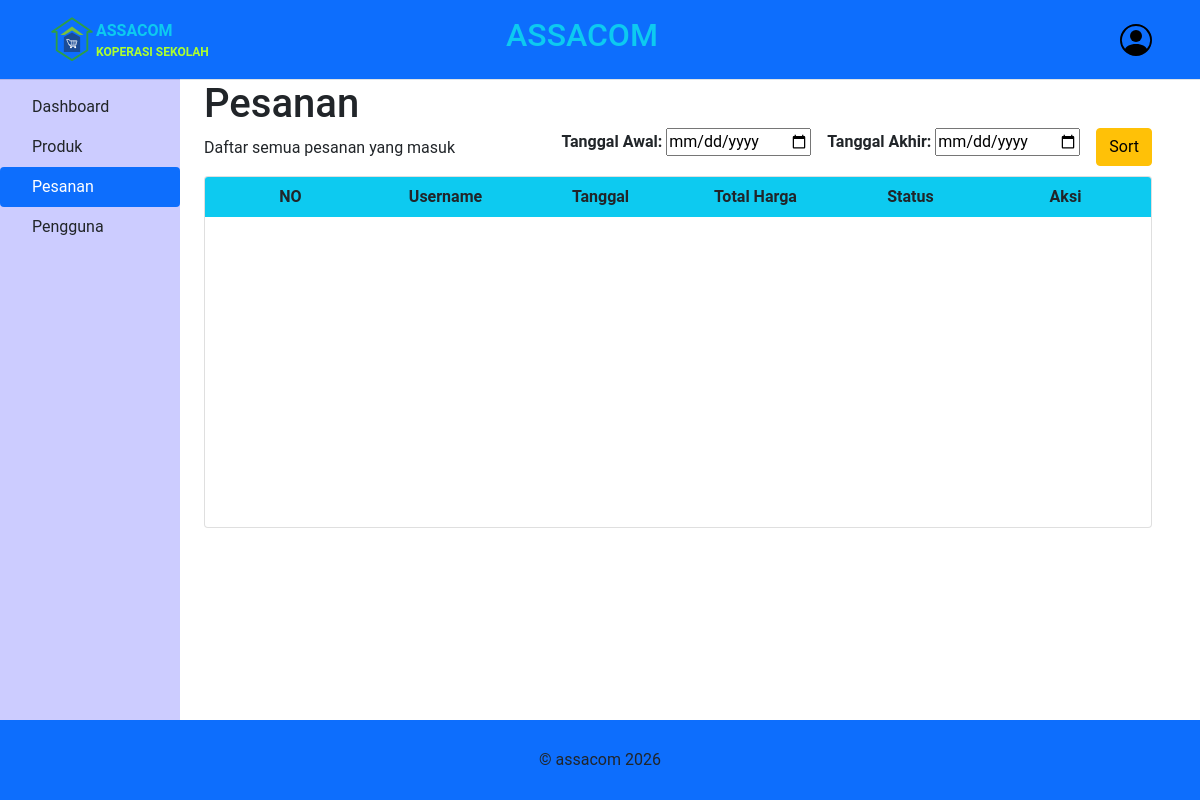
/main/admin/pesanan/index.php (signed in), run on an earlier commit of the app's database.
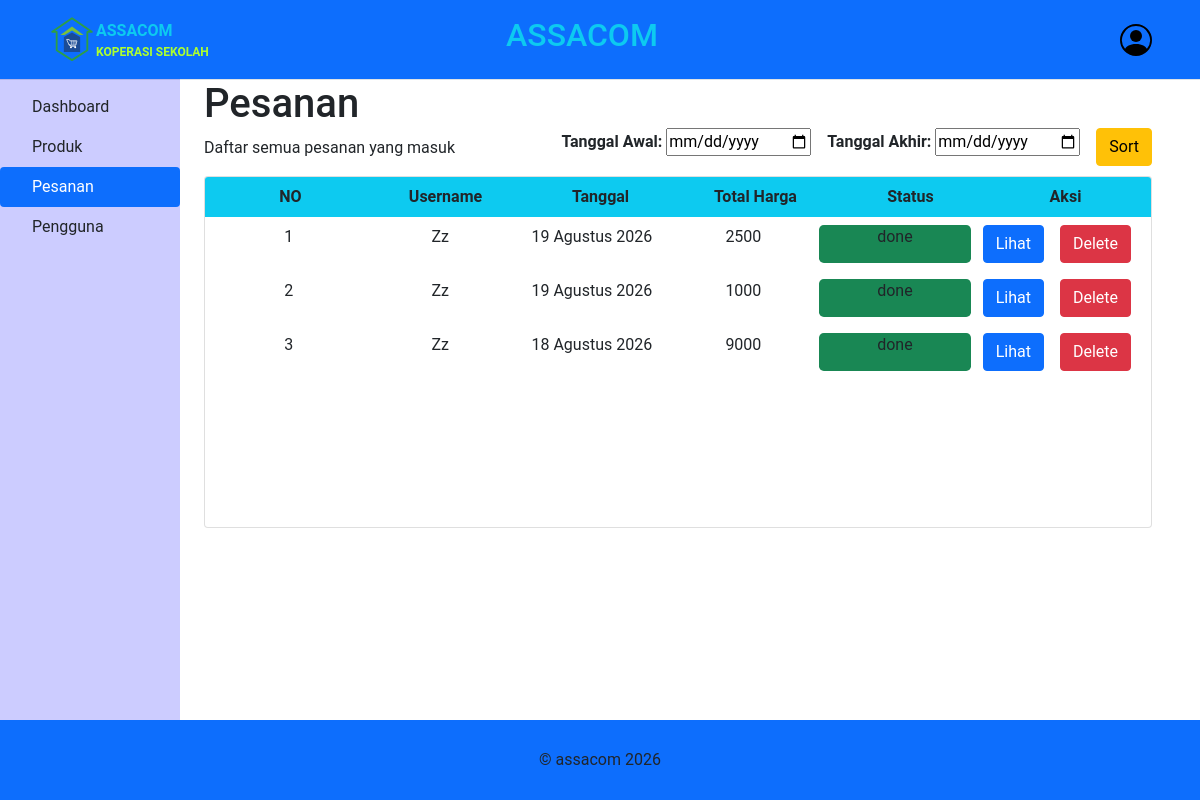
And on a later commit of the database.
### tables this page shows
CREATE TABLE `pesanan` (
  `id` int NOT NULL,
  `user_id` int NOT NULL,
  `total_harga` int NOT NULL,
  `status` enum('pending','done') NOT NULL,
  `tanggal_dibuat` datetime NOT NULL
);

CREATE TABLE `users` (
  `id` int NOT NULL,
  `username` varchar(255) NOT NULL,
  `email` varchar(255) NOT NULL,
  `password` varchar(255) NOT NULL,
  `role` enum('user','admin') NOT NULL
);

### include/database.php (called while the page is built, shortened)
<?php
class database
{
    public string $host = "localhost", $user = "root", $pass = "", $db = "ascom";
    public function __construct()
    {
        $this->koneksi = mysqli_connect(
            $this->host,
            $this->user,
            $this->pass,
            $this->db
        );
    }
}
include "class/users.php";
include "class/pesanan.php";

### include/class/pesanan.php (called while the page is built, shortened)
<?php
class pesanan extends database
{
    public function get_data(): mysqli_result|bool
    {
        $data = mysqli_query($this->koneksi, "SELECT * FROM pesanan ORDER BY tanggal_dibuat DESC");
        return $data;
    }
}

### include/class/users.php (called while the page is built, shortened)
<?php
class users extends database
{
    public function get_username(int $id): string
    {
        $sql = "SELECT username FROM users WHERE id = ?";
        $stmt = mysqli_prepare($this->koneksi, $sql);
        mysqli_stmt_bind_param($stmt, "i", $id);
        mysqli_stmt_execute($stmt);
        $result = mysqli_stmt_get_result($stmt);
        $data = mysqli_fetch_assoc($result);
        return $data['username'];
    }
}

### main/admin/pesanan/index.php (the view, shortened to what the changed rows need)
<?php include __DIR__ . "/../template/head.php"; ?>
<body>
    <?php include __DIR__ . "/../template/header.php"; ?>
    <main class="pesanan">
        <div class="d-flex justify-content-between">
            <div class="">
                <h1>Pesanan</h1>
            </div>
        </div>
        <section class="card me-5 overflow-auto" style="height: 22em;">
            <div class="container text-center overflow-auto">
                <?php $pesanan = new pesanan(); ?>
                <?php $users = new users(); ?>
                <?php $no = 0 ?>
                <?php foreach ($pesanan->get_data() as $data) : ?>
                    <div class="row p-2">
                        <div class="col"><?= ++$no ?></div>
                        <div class="col"><?= $users->get_username($data['user_id']) ?></div>
                        <div class="col">
                            <?php
                            $text = explode(" ", $data['tanggal_dibuat'])[0];
                            $nama_bulan = [
                                'Januari',
                                'Februari',
                                'Maret',
                                'April',
                                'Mei',
                                'Juni',
                                'Juli',
                                'Agustus',
                                'September',
                                'Oktober',
                                'November',
                                'Desember'
                            ];
                            $tahun = explode("-", $text)[0];
                            $bulan = explode("-", $text)[1];
                            $bulan = $nama_bulan[(int)$bulan - 1];
                            $tanggal = explode("-", $text)[2];
                            $text = "$tanggal $bulan $tahun";
                            echo $text;
                            ?>
                        </div>
                        <div class="col"><?= $data['total_harga'] ?></div>
                        <div class="col <?= match ($data['status']) {
                                            "pending" => "bg-warning",
                                            "done" => "bg-success",
                                        } ?> rounded-3">
                            <?= $data['status'] ?>
                        </div>
                        <div class="col">
                            <div class="d-flex gap-3">
                                <form action="show.php" method="post">
                                    <button type="submit" name="lihat" class="btn btn-primary">Lihat</button>
                                </form>
                                <form action="proses.php" method="post">
                                    <button type="submit" name="hapus_pesanan" class="btn btn-danger">Delete</button>
                                </form>
                            </div>
                        </div>
                    </div>
                <?php endforeach; ?>
            </div>
        </section>
    </main>
</body>
</html>

What changed in the data, as far as the page shows it:
added pesanan: user.username "Zz", tanggal_dibuat "19 Agustus 2026", total_harga "2500", status "done"
added pesanan: user.username "Zz", tanggal_dibuat "19 Agustus 2026", total_harga "1000", status "done"
added pesanan: user.username "Zz", tanggal_dibuat "18 Agustus 2026", total_harga "9000", status "done"
